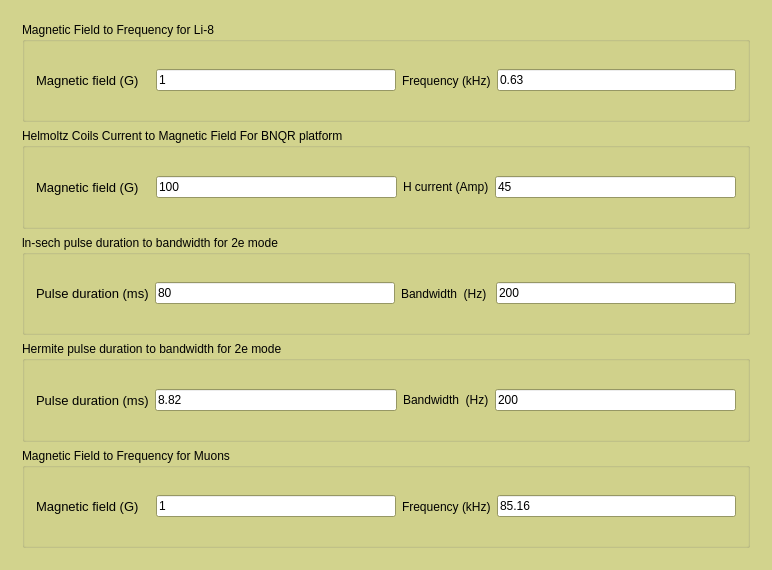
<?xml version="1.0" encoding="UTF-8"?>
<ui version="4.0">
 <class>Converter</class>
 <widget class="QWidget" name="Converter">
  <property name="geometry">
   <rect>
    <x>0</x>
    <y>0</y>
    <width>772</width>
    <height>570</height>
   </rect>
  </property>
  <property name="palette">
   <palette>
    <active>
     <colorrole role="WindowText">
      <brush brushstyle="SolidPattern">
       <color alpha="255">
        <red>0</red>
        <green>0</green>
        <blue>0</blue>
       </color>
      </brush>
     </colorrole>
     <colorrole role="Button">
      <brush brushstyle="SolidPattern">
       <color alpha="255">
        <red>210</red>
        <green>211</green>
        <blue>141</blue>
       </color>
      </brush>
     </colorrole>
     <colorrole role="Light">
      <brush brushstyle="SolidPattern">
       <color alpha="255">
        <red>255</red>
        <green>255</green>
        <blue>232</blue>
       </color>
      </brush>
     </colorrole>
     <colorrole role="Midlight">
      <brush brushstyle="SolidPattern">
       <color alpha="255">
        <red>232</red>
        <green>233</green>
        <blue>186</blue>
       </color>
      </brush>
     </colorrole>
     <colorrole role="Dark">
      <brush brushstyle="SolidPattern">
       <color alpha="255">
        <red>105</red>
        <green>105</green>
        <blue>70</blue>
       </color>
      </brush>
     </colorrole>
     <colorrole role="Mid">
      <brush brushstyle="SolidPattern">
       <color alpha="255">
        <red>140</red>
        <green>141</green>
        <blue>94</blue>
       </color>
      </brush>
     </colorrole>
     <colorrole role="Text">
      <brush brushstyle="SolidPattern">
       <color alpha="255">
        <red>0</red>
        <green>0</green>
        <blue>0</blue>
       </color>
      </brush>
     </colorrole>
     <colorrole role="BrightText">
      <brush brushstyle="SolidPattern">
       <color alpha="255">
        <red>255</red>
        <green>255</green>
        <blue>255</blue>
       </color>
      </brush>
     </colorrole>
     <colorrole role="ButtonText">
      <brush brushstyle="SolidPattern">
       <color alpha="255">
        <red>0</red>
        <green>0</green>
        <blue>0</blue>
       </color>
      </brush>
     </colorrole>
     <colorrole role="Base">
      <brush brushstyle="SolidPattern">
       <color alpha="255">
        <red>255</red>
        <green>255</green>
        <blue>255</blue>
       </color>
      </brush>
     </colorrole>
     <colorrole role="Window">
      <brush brushstyle="SolidPattern">
       <color alpha="255">
        <red>210</red>
        <green>211</green>
        <blue>141</blue>
       </color>
      </brush>
     </colorrole>
     <colorrole role="Shadow">
      <brush brushstyle="SolidPattern">
       <color alpha="255">
        <red>0</red>
        <green>0</green>
        <blue>0</blue>
       </color>
      </brush>
     </colorrole>
     <colorrole role="AlternateBase">
      <brush brushstyle="SolidPattern">
       <color alpha="255">
        <red>232</red>
        <green>233</green>
        <blue>198</blue>
       </color>
      </brush>
     </colorrole>
     <colorrole role="ToolTipBase">
      <brush brushstyle="SolidPattern">
       <color alpha="255">
        <red>255</red>
        <green>255</green>
        <blue>220</blue>
       </color>
      </brush>
     </colorrole>
     <colorrole role="ToolTipText">
      <brush brushstyle="SolidPattern">
       <color alpha="255">
        <red>0</red>
        <green>0</green>
        <blue>0</blue>
       </color>
      </brush>
     </colorrole>
    </active>
    <inactive>
     <colorrole role="WindowText">
      <brush brushstyle="SolidPattern">
       <color alpha="255">
        <red>0</red>
        <green>0</green>
        <blue>0</blue>
       </color>
      </brush>
     </colorrole>
     <colorrole role="Button">
      <brush brushstyle="SolidPattern">
       <color alpha="255">
        <red>210</red>
        <green>211</green>
        <blue>141</blue>
       </color>
      </brush>
     </colorrole>
     <colorrole role="Light">
      <brush brushstyle="SolidPattern">
       <color alpha="255">
        <red>255</red>
        <green>255</green>
        <blue>232</blue>
       </color>
      </brush>
     </colorrole>
     <colorrole role="Midlight">
      <brush brushstyle="SolidPattern">
       <color alpha="255">
        <red>232</red>
        <green>233</green>
        <blue>186</blue>
       </color>
      </brush>
     </colorrole>
     <colorrole role="Dark">
      <brush brushstyle="SolidPattern">
       <color alpha="255">
        <red>105</red>
        <green>105</green>
        <blue>70</blue>
       </color>
      </brush>
     </colorrole>
     <colorrole role="Mid">
      <brush brushstyle="SolidPattern">
       <color alpha="255">
        <red>140</red>
        <green>141</green>
        <blue>94</blue>
       </color>
      </brush>
     </colorrole>
     <colorrole role="Text">
      <brush brushstyle="SolidPattern">
       <color alpha="255">
        <red>0</red>
        <green>0</green>
        <blue>0</blue>
       </color>
      </brush>
     </colorrole>
     <colorrole role="BrightText">
      <brush brushstyle="SolidPattern">
       <color alpha="255">
        <red>255</red>
        <green>255</green>
        <blue>255</blue>
       </color>
      </brush>
     </colorrole>
     <colorrole role="ButtonText">
      <brush brushstyle="SolidPattern">
       <color alpha="255">
        <red>0</red>
        <green>0</green>
        <blue>0</blue>
       </color>
      </brush>
     </colorrole>
     <colorrole role="Base">
      <brush brushstyle="SolidPattern">
       <color alpha="255">
        <red>255</red>
        <green>255</green>
        <blue>255</blue>
       </color>
      </brush>
     </colorrole>
     <colorrole role="Window">
      <brush brushstyle="SolidPattern">
       <color alpha="255">
        <red>210</red>
        <green>211</green>
        <blue>141</blue>
       </color>
      </brush>
     </colorrole>
     <colorrole role="Shadow">
      <brush brushstyle="SolidPattern">
       <color alpha="255">
        <red>0</red>
        <green>0</green>
        <blue>0</blue>
       </color>
      </brush>
     </colorrole>
     <colorrole role="AlternateBase">
      <brush brushstyle="SolidPattern">
       <color alpha="255">
        <red>232</red>
        <green>233</green>
        <blue>198</blue>
       </color>
      </brush>
     </colorrole>
     <colorrole role="ToolTipBase">
      <brush brushstyle="SolidPattern">
       <color alpha="255">
        <red>255</red>
        <green>255</green>
        <blue>220</blue>
       </color>
      </brush>
     </colorrole>
     <colorrole role="ToolTipText">
      <brush brushstyle="SolidPattern">
       <color alpha="255">
        <red>0</red>
        <green>0</green>
        <blue>0</blue>
       </color>
      </brush>
     </colorrole>
    </inactive>
    <disabled>
     <colorrole role="WindowText">
      <brush brushstyle="SolidPattern">
       <color alpha="255">
        <red>105</red>
        <green>105</green>
        <blue>70</blue>
       </color>
      </brush>
     </colorrole>
     <colorrole role="Button">
      <brush brushstyle="SolidPattern">
       <color alpha="255">
        <red>210</red>
        <green>211</green>
        <blue>141</blue>
       </color>
      </brush>
     </colorrole>
     <colorrole role="Light">
      <brush brushstyle="SolidPattern">
       <color alpha="255">
        <red>255</red>
        <green>255</green>
        <blue>232</blue>
       </color>
      </brush>
     </colorrole>
     <colorrole role="Midlight">
      <brush brushstyle="SolidPattern">
       <color alpha="255">
        <red>232</red>
        <green>233</green>
        <blue>186</blue>
       </color>
      </brush>
     </colorrole>
     <colorrole role="Dark">
      <brush brushstyle="SolidPattern">
       <color alpha="255">
        <red>105</red>
        <green>105</green>
        <blue>70</blue>
       </color>
      </brush>
     </colorrole>
     <colorrole role="Mid">
      <brush brushstyle="SolidPattern">
       <color alpha="255">
        <red>140</red>
        <green>141</green>
        <blue>94</blue>
       </color>
      </brush>
     </colorrole>
     <colorrole role="Text">
      <brush brushstyle="SolidPattern">
       <color alpha="255">
        <red>105</red>
        <green>105</green>
        <blue>70</blue>
       </color>
      </brush>
     </colorrole>
     <colorrole role="BrightText">
      <brush brushstyle="SolidPattern">
       <color alpha="255">
        <red>255</red>
        <green>255</green>
        <blue>255</blue>
       </color>
      </brush>
     </colorrole>
     <colorrole role="ButtonText">
      <brush brushstyle="SolidPattern">
       <color alpha="255">
        <red>105</red>
        <green>105</green>
        <blue>70</blue>
       </color>
      </brush>
     </colorrole>
     <colorrole role="Base">
      <brush brushstyle="SolidPattern">
       <color alpha="255">
        <red>210</red>
        <green>211</green>
        <blue>141</blue>
       </color>
      </brush>
     </colorrole>
     <colorrole role="Window">
      <brush brushstyle="SolidPattern">
       <color alpha="255">
        <red>210</red>
        <green>211</green>
        <blue>141</blue>
       </color>
      </brush>
     </colorrole>
     <colorrole role="Shadow">
      <brush brushstyle="SolidPattern">
       <color alpha="255">
        <red>0</red>
        <green>0</green>
        <blue>0</blue>
       </color>
      </brush>
     </colorrole>
     <colorrole role="AlternateBase">
      <brush brushstyle="SolidPattern">
       <color alpha="255">
        <red>210</red>
        <green>211</green>
        <blue>141</blue>
       </color>
      </brush>
     </colorrole>
     <colorrole role="ToolTipBase">
      <brush brushstyle="SolidPattern">
       <color alpha="255">
        <red>255</red>
        <green>255</green>
        <blue>220</blue>
       </color>
      </brush>
     </colorrole>
     <colorrole role="ToolTipText">
      <brush brushstyle="SolidPattern">
       <color alpha="255">
        <red>0</red>
        <green>0</green>
        <blue>0</blue>
       </color>
      </brush>
     </colorrole>
    </disabled>
   </palette>
  </property>
  <property name="windowTitle">
   <string>ClassConverter</string>
  </property>
  <layout class="QGridLayout" name="gridLayout">
   <item row="0" column="0">
    <widget class="QFrame" name="frame">
     <property name="frameShape">
      <enum>QFrame::NoFrame</enum>
     </property>
     <property name="frameShadow">
      <enum>QFrame::Raised</enum>
     </property>
     <layout class="QGridLayout" name="gridLayout_14">
      <item row="1" column="0">
       <widget class="QGroupBox" name="groupBox_14">
        <property name="title">
         <string>Helmoltz Coils Current to Magnetic Field For BNQR platform</string>
        </property>
        <layout class="QHBoxLayout" name="horizontalLayout_14">
         <item>
          <widget class="QLabel" name="label_36">
           <property name="font">
            <font>
             <pointsize>10</pointsize>
            </font>
           </property>
           <property name="toolTip">
            <string>Enter value to convert</string>
           </property>
           <property name="text">
            <string>Magnetic field (G)   </string>
           </property>
          </widget>
         </item>
         <item>
          <widget class="QLineEdit" name="lineEdit_field_helmoltz">
           <property name="styleSheet">
            <string notr="true"/>
           </property>
           <property name="text">
            <string>100</string>
           </property>
          </widget>
         </item>
         <item>
          <widget class="QLabel" name="label_46">
           <property name="text">
            <string>H current (Amp)</string>
           </property>
          </widget>
         </item>
         <item>
          <widget class="QLineEdit" name="lineEdit_current_helmoltz">
           <property name="styleSheet">
            <string notr="true"/>
           </property>
           <property name="text">
            <string>45</string>
           </property>
          </widget>
         </item>
        </layout>
       </widget>
      </item>
      <item row="6" column="0">
       <widget class="QGroupBox" name="groupBox_16">
        <property name="title">
         <string>Hermite pulse duration to bandwidth for 2e mode</string>
        </property>
        <layout class="QHBoxLayout" name="horizontalLayout_13">
         <item>
          <widget class="QLabel" name="label_37">
           <property name="font">
            <font>
             <pointsize>10</pointsize>
            </font>
           </property>
           <property name="toolTip">
            <string>Enter value to convert</string>
           </property>
           <property name="text">
            <string>Pulse duration (ms)</string>
           </property>
          </widget>
         </item>
         <item>
          <widget class="QLineEdit" name="lineEdit_duration_hermite">
           <property name="styleSheet">
            <string notr="true"/>
           </property>
           <property name="text">
            <string>8.82</string>
           </property>
          </widget>
         </item>
         <item>
          <widget class="QLabel" name="label_47">
           <property name="text">
            <string>Bandwidth  (Hz)</string>
           </property>
          </widget>
         </item>
         <item>
          <widget class="QLineEdit" name="lineEdit_bandwidth_hermite">
           <property name="styleSheet">
            <string notr="true"/>
           </property>
           <property name="text">
            <string>200</string>
           </property>
          </widget>
         </item>
        </layout>
       </widget>
      </item>
      <item row="5" column="0">
       <widget class="QGroupBox" name="groupBox_11">
        <property name="title">
         <string>ln-sech pulse duration to bandwidth for 2e mode</string>
        </property>
        <layout class="QHBoxLayout" name="horizontalLayout_9">
         <item>
          <widget class="QLabel" name="label_34">
           <property name="font">
            <font>
             <pointsize>10</pointsize>
            </font>
           </property>
           <property name="toolTip">
            <string>Enter value to convert</string>
           </property>
           <property name="text">
            <string>Pulse duration (ms)</string>
           </property>
          </widget>
         </item>
         <item>
          <widget class="QLineEdit" name="lineEdit_duration_insech">
           <property name="styleSheet">
            <string notr="true"/>
           </property>
           <property name="text">
            <string>80</string>
           </property>
          </widget>
         </item>
         <item>
          <widget class="QLabel" name="label_44">
           <property name="text">
            <string>Bandwidth  (Hz) </string>
           </property>
          </widget>
         </item>
         <item>
          <widget class="QLineEdit" name="lineEdit_bandwidth_insech">
           <property name="styleSheet">
            <string notr="true"/>
           </property>
           <property name="text">
            <string>200</string>
           </property>
          </widget>
         </item>
        </layout>
       </widget>
      </item>
      <item row="0" column="0">
       <widget class="QGroupBox" name="groupBox_12">
        <property name="title">
         <string>Magnetic Field to Frequency for Li-8</string>
        </property>
        <layout class="QHBoxLayout" name="horizontalLayout_8">
         <item>
          <widget class="QLabel" name="label_35">
           <property name="font">
            <font>
             <pointsize>10</pointsize>
            </font>
           </property>
           <property name="toolTip">
            <string>Enter value to convert</string>
           </property>
           <property name="text">
            <string>Magnetic field (G)   </string>
           </property>
          </widget>
         </item>
         <item>
          <widget class="QLineEdit" name="lineEdit_field_Li_8">
           <property name="styleSheet">
            <string notr="true"/>
           </property>
           <property name="text">
            <string>1</string>
           </property>
          </widget>
         </item>
         <item>
          <widget class="QLabel" name="label_45">
           <property name="text">
            <string>Frequency (kHz)</string>
           </property>
          </widget>
         </item>
         <item>
          <widget class="QLineEdit" name="lineEdit_frequency_Li_8">
           <property name="styleSheet">
            <string notr="true"/>
           </property>
           <property name="text">
            <string>0.63</string>
           </property>
          </widget>
         </item>
        </layout>
       </widget>
      </item>
      <item row="7" column="0">
       <widget class="QGroupBox" name="groupBox_15">
        <property name="palette">
         <palette>
          <active>
           <colorrole role="WindowText">
            <brush brushstyle="SolidPattern">
             <color alpha="255">
              <red>0</red>
              <green>0</green>
              <blue>0</blue>
             </color>
            </brush>
           </colorrole>
           <colorrole role="Button">
            <brush brushstyle="SolidPattern">
             <color alpha="255">
              <red>210</red>
              <green>211</green>
              <blue>141</blue>
             </color>
            </brush>
           </colorrole>
           <colorrole role="Light">
            <brush brushstyle="SolidPattern">
             <color alpha="255">
              <red>255</red>
              <green>255</green>
              <blue>232</blue>
             </color>
            </brush>
           </colorrole>
           <colorrole role="Midlight">
            <brush brushstyle="SolidPattern">
             <color alpha="255">
              <red>232</red>
              <green>233</green>
              <blue>186</blue>
             </color>
            </brush>
           </colorrole>
           <colorrole role="Dark">
            <brush brushstyle="SolidPattern">
             <color alpha="255">
              <red>105</red>
              <green>105</green>
              <blue>70</blue>
             </color>
            </brush>
           </colorrole>
           <colorrole role="Mid">
            <brush brushstyle="SolidPattern">
             <color alpha="255">
              <red>140</red>
              <green>141</green>
              <blue>94</blue>
             </color>
            </brush>
           </colorrole>
           <colorrole role="Text">
            <brush brushstyle="SolidPattern">
             <color alpha="255">
              <red>0</red>
              <green>0</green>
              <blue>0</blue>
             </color>
            </brush>
           </colorrole>
           <colorrole role="BrightText">
            <brush brushstyle="SolidPattern">
             <color alpha="255">
              <red>255</red>
              <green>255</green>
              <blue>255</blue>
             </color>
            </brush>
           </colorrole>
           <colorrole role="ButtonText">
            <brush brushstyle="SolidPattern">
             <color alpha="255">
              <red>0</red>
              <green>0</green>
              <blue>0</blue>
             </color>
            </brush>
           </colorrole>
           <colorrole role="Base">
            <brush brushstyle="SolidPattern">
             <color alpha="255">
              <red>255</red>
              <green>255</green>
              <blue>255</blue>
             </color>
            </brush>
           </colorrole>
           <colorrole role="Window">
            <brush brushstyle="SolidPattern">
             <color alpha="255">
              <red>210</red>
              <green>211</green>
              <blue>141</blue>
             </color>
            </brush>
           </colorrole>
           <colorrole role="Shadow">
            <brush brushstyle="SolidPattern">
             <color alpha="255">
              <red>0</red>
              <green>0</green>
              <blue>0</blue>
             </color>
            </brush>
           </colorrole>
           <colorrole role="AlternateBase">
            <brush brushstyle="SolidPattern">
             <color alpha="255">
              <red>232</red>
              <green>233</green>
              <blue>198</blue>
             </color>
            </brush>
           </colorrole>
           <colorrole role="ToolTipBase">
            <brush brushstyle="SolidPattern">
             <color alpha="255">
              <red>255</red>
              <green>255</green>
              <blue>220</blue>
             </color>
            </brush>
           </colorrole>
           <colorrole role="ToolTipText">
            <brush brushstyle="SolidPattern">
             <color alpha="255">
              <red>0</red>
              <green>0</green>
              <blue>0</blue>
             </color>
            </brush>
           </colorrole>
          </active>
          <inactive>
           <colorrole role="WindowText">
            <brush brushstyle="SolidPattern">
             <color alpha="255">
              <red>0</red>
              <green>0</green>
              <blue>0</blue>
             </color>
            </brush>
           </colorrole>
           <colorrole role="Button">
            <brush brushstyle="SolidPattern">
             <color alpha="255">
              <red>210</red>
              <green>211</green>
              <blue>141</blue>
             </color>
            </brush>
           </colorrole>
           <colorrole role="Light">
            <brush brushstyle="SolidPattern">
             <color alpha="255">
              <red>255</red>
              <green>255</green>
              <blue>232</blue>
             </color>
            </brush>
           </colorrole>
           <colorrole role="Midlight">
            <brush brushstyle="SolidPattern">
             <color alpha="255">
              <red>232</red>
              <green>233</green>
              <blue>186</blue>
             </color>
            </brush>
           </colorrole>
           <colorrole role="Dark">
            <brush brushstyle="SolidPattern">
             <color alpha="255">
              <red>105</red>
              <green>105</green>
              <blue>70</blue>
             </color>
            </brush>
           </colorrole>
           <colorrole role="Mid">
            <brush brushstyle="SolidPattern">
             <color alpha="255">
              <red>140</red>
              <green>141</green>
              <blue>94</blue>
             </color>
            </brush>
           </colorrole>
           <colorrole role="Text">
            <brush brushstyle="SolidPattern">
             <color alpha="255">
              <red>0</red>
              <green>0</green>
              <blue>0</blue>
             </color>
            </brush>
           </colorrole>
           <colorrole role="BrightText">
            <brush brushstyle="SolidPattern">
             <color alpha="255">
              <red>255</red>
              <green>255</green>
              <blue>255</blue>
             </color>
            </brush>
           </colorrole>
           <colorrole role="ButtonText">
            <brush brushstyle="SolidPattern">
             <color alpha="255">
              <red>0</red>
              <green>0</green>
              <blue>0</blue>
             </color>
            </brush>
           </colorrole>
           <colorrole role="Base">
            <brush brushstyle="SolidPattern">
             <color alpha="255">
              <red>255</red>
              <green>255</green>
              <blue>255</blue>
             </color>
            </brush>
           </colorrole>
           <colorrole role="Window">
            <brush brushstyle="SolidPattern">
             <color alpha="255">
              <red>210</red>
              <green>211</green>
              <blue>141</blue>
             </color>
            </brush>
           </colorrole>
           <colorrole role="Shadow">
            <brush brushstyle="SolidPattern">
             <color alpha="255">
              <red>0</red>
              <green>0</green>
              <blue>0</blue>
             </color>
            </brush>
           </colorrole>
           <colorrole role="AlternateBase">
            <brush brushstyle="SolidPattern">
             <color alpha="255">
              <red>232</red>
              <green>233</green>
              <blue>198</blue>
             </color>
            </brush>
           </colorrole>
           <colorrole role="ToolTipBase">
            <brush brushstyle="SolidPattern">
             <color alpha="255">
              <red>255</red>
              <green>255</green>
              <blue>220</blue>
             </color>
            </brush>
           </colorrole>
           <colorrole role="ToolTipText">
            <brush brushstyle="SolidPattern">
             <color alpha="255">
              <red>0</red>
              <green>0</green>
              <blue>0</blue>
             </color>
            </brush>
           </colorrole>
          </inactive>
          <disabled>
           <colorrole role="WindowText">
            <brush brushstyle="SolidPattern">
             <color alpha="255">
              <red>105</red>
              <green>105</green>
              <blue>70</blue>
             </color>
            </brush>
           </colorrole>
           <colorrole role="Button">
            <brush brushstyle="SolidPattern">
             <color alpha="255">
              <red>210</red>
              <green>211</green>
              <blue>141</blue>
             </color>
            </brush>
           </colorrole>
           <colorrole role="Light">
            <brush brushstyle="SolidPattern">
             <color alpha="255">
              <red>255</red>
              <green>255</green>
              <blue>232</blue>
             </color>
            </brush>
           </colorrole>
           <colorrole role="Midlight">
            <brush brushstyle="SolidPattern">
             <color alpha="255">
              <red>232</red>
              <green>233</green>
              <blue>186</blue>
             </color>
            </brush>
           </colorrole>
           <colorrole role="Dark">
            <brush brushstyle="SolidPattern">
             <color alpha="255">
              <red>105</red>
              <green>105</green>
              <blue>70</blue>
             </color>
            </brush>
           </colorrole>
           <colorrole role="Mid">
            <brush brushstyle="SolidPattern">
             <color alpha="255">
              <red>140</red>
              <green>141</green>
              <blue>94</blue>
             </color>
            </brush>
           </colorrole>
           <colorrole role="Text">
            <brush brushstyle="SolidPattern">
             <color alpha="255">
              <red>105</red>
              <green>105</green>
              <blue>70</blue>
             </color>
            </brush>
           </colorrole>
           <colorrole role="BrightText">
            <brush brushstyle="SolidPattern">
             <color alpha="255">
              <red>255</red>
              <green>255</green>
              <blue>255</blue>
             </color>
            </brush>
           </colorrole>
           <colorrole role="ButtonText">
            <brush brushstyle="SolidPattern">
             <color alpha="255">
              <red>105</red>
              <green>105</green>
              <blue>70</blue>
             </color>
            </brush>
           </colorrole>
           <colorrole role="Base">
            <brush brushstyle="SolidPattern">
             <color alpha="255">
              <red>210</red>
              <green>211</green>
              <blue>141</blue>
             </color>
            </brush>
           </colorrole>
           <colorrole role="Window">
            <brush brushstyle="SolidPattern">
             <color alpha="255">
              <red>210</red>
              <green>211</green>
              <blue>141</blue>
             </color>
            </brush>
           </colorrole>
           <colorrole role="Shadow">
            <brush brushstyle="SolidPattern">
             <color alpha="255">
              <red>0</red>
              <green>0</green>
              <blue>0</blue>
             </color>
            </brush>
           </colorrole>
           <colorrole role="AlternateBase">
            <brush brushstyle="SolidPattern">
             <color alpha="255">
              <red>210</red>
              <green>211</green>
              <blue>141</blue>
             </color>
            </brush>
           </colorrole>
           <colorrole role="ToolTipBase">
            <brush brushstyle="SolidPattern">
             <color alpha="255">
              <red>255</red>
              <green>255</green>
              <blue>220</blue>
             </color>
            </brush>
           </colorrole>
           <colorrole role="ToolTipText">
            <brush brushstyle="SolidPattern">
             <color alpha="255">
              <red>0</red>
              <green>0</green>
              <blue>0</blue>
             </color>
            </brush>
           </colorrole>
          </disabled>
         </palette>
        </property>
        <property name="title">
         <string>Magnetic Field to Frequency for Muons</string>
        </property>
        <layout class="QHBoxLayout" name="horizontalLayout_16">
         <item>
          <widget class="QLabel" name="label_41">
           <property name="font">
            <font>
             <pointsize>10</pointsize>
            </font>
           </property>
           <property name="toolTip">
            <string>Enter value to convert</string>
           </property>
           <property name="text">
            <string>Magnetic field (G)   </string>
           </property>
          </widget>
         </item>
         <item>
          <widget class="QLineEdit" name="lineEdit_field_muon">
           <property name="styleSheet">
            <string notr="true"/>
           </property>
           <property name="text">
            <string>1</string>
           </property>
          </widget>
         </item>
         <item>
          <widget class="QLabel" name="label_50">
           <property name="text">
            <string>Frequency (kHz)</string>
           </property>
          </widget>
         </item>
         <item>
          <widget class="QLineEdit" name="lineEdit_frequency_muon">
           <property name="styleSheet">
            <string notr="true"/>
           </property>
           <property name="text">
            <string>85.16</string>
           </property>
          </widget>
         </item>
        </layout>
       </widget>
      </item>
     </layout>
    </widget>
   </item>
  </layout>
 </widget>
 <layoutdefault spacing="6" margin="11"/>
 <resources/>
 <connections/>
</ui>
